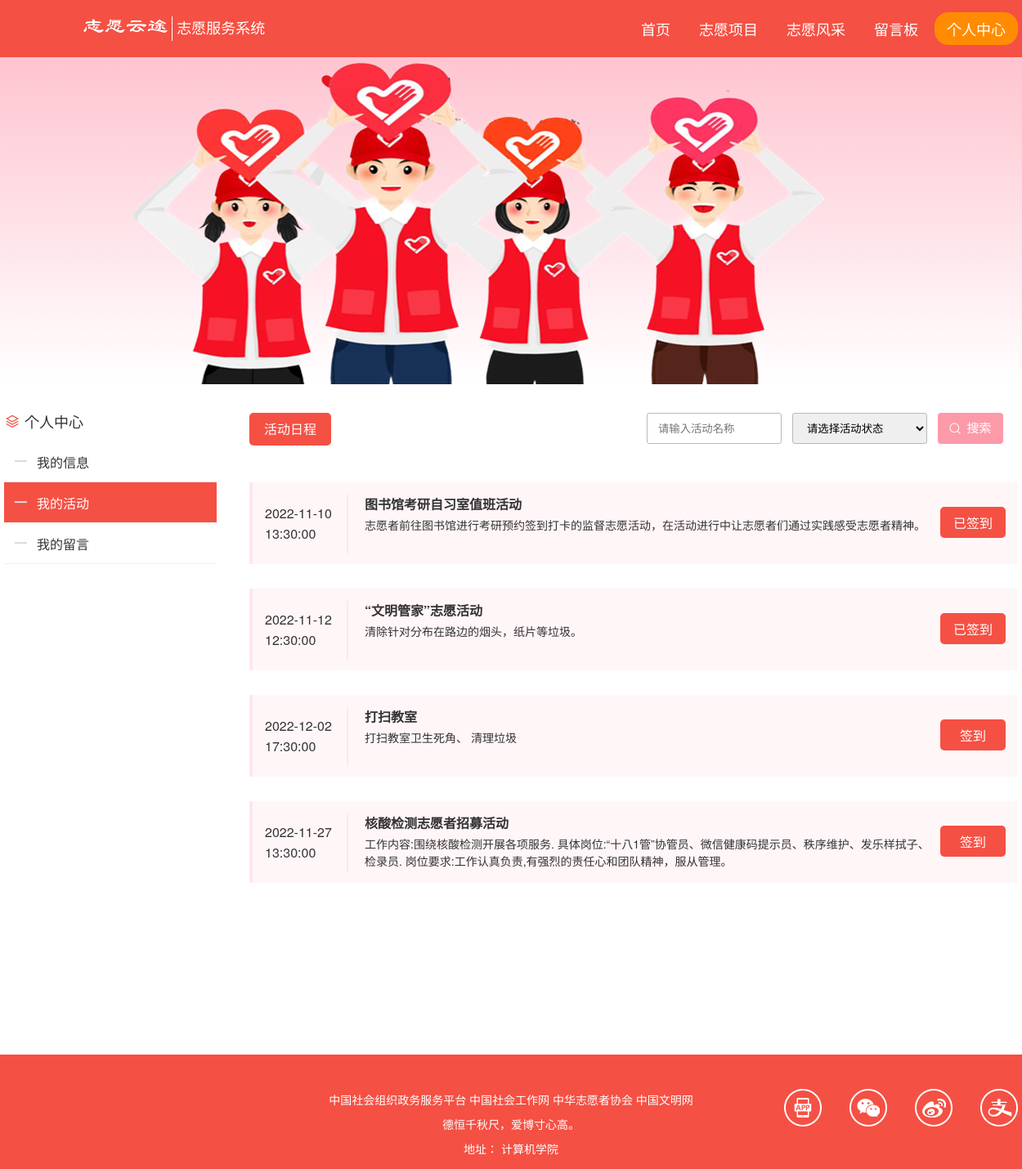
Page /user/person/p_act.php (signed in) on the committed database.
### tables this page shows
CREATE TABLE `act_sign` (
  `u_id` int(10) NOT NULL,
  `act_id` int(10) NOT NULL,
  `clock` enum('签到','已签到') NOT NULL DEFAULT '签到',
  `score` int(10) NOT NULL DEFAULT '3'
);

CREATE TABLE `act_info` (
  `act_id` int(10) UNSIGNED NOT NULL,
  `act_name` varchar(50) NOT NULL,
  `place` varchar(20) NOT NULL,
  `type` varchar(10) NOT NULL,
  `description` text NOT NULL,
  `begin_time` datetime NOT NULL,
  `end_time` datetime NOT NULL,
  `count` int(10) NOT NULL,
  `sign` int(10) DEFAULT '0',
  `reward` varchar(10) NOT NULL,
  `state` enum('待审核','已通过') NOT NULL DEFAULT '待审核'
);

### user/person/p_act.php (called while the page is built, shortened)
<?php
require '../public_function.php';
if (isset($_SESSION['user_info'])) {
    $u_id = $_SESSION['user_info']['id'];
} else {
    echo "<script language=javascript>alert('用户未登录，请登录账号！');window.location='../login.php'</script>";
}
$where = '';
$sql = "select * from `act_info`,`act_sign`
where act_info.act_id=act_sign.act_id and `u_id`=$u_id $where";
$sign_info = fetchAll($sql);
require './p_act_html.php';

### user/public_function.php (called while the page is built, shortened)
<?php
global $link;
function query($sql)
{
    global $link;
    if ($result = mysqli_query($link, $sql)) {
        return $result;
    } else {
        echo 'sql语句执行失败<br>';
        echo '错误的sql语句' . $sql;
        die;
    }
}
function fetchAll($sql)
{
    $res = query($sql);
    $rows = array();
    while ($row = mysqli_fetch_assoc($res)) {
        $rows[] = $row;
    }
    return $rows;
}

### user/person/p_act_html.php (the view, shortened to what this page needs)
<!DOCTYPE html>
<html lang="en">
<head>
    <link rel="stylesheet" href="../../css/base.css">
    <link rel="stylesheet" href="../../css/common.css">
    <link rel="stylesheet" href="../../css/person_common.css">
    <link rel="stylesheet" href="../../iconfont/iconfont.css">
</head>
<body>
    <div class="header">
        <div class="wrapper">
            <div class="logo">
                <img src="../../images/logo2.png" alt="">
                <h1>志愿服务系统</h1>
            </div>
            <div class="nav">
                <ul>
                    <li><a href="../index.php">首页</a></li>
                    <li><a href="../act.php">志愿项目</a></li>
                    <li><a href="../news.php">志愿风采</a></li>
                    <li><a href="../message.php">留言板</a></li>
                    <li class="indi">
                        <a href="./person.php" class="seed">个人中心</a>
                    </li>
                </ul>
            </div>
        </div>
    </div>
    <div class="pic">
        <div class="wrapper">
            <img src="../../images/p.png" alt="">
        </div>
    </div>
    <div class="box wrapper">
        <div class="aside">
            <div class="title">
                <i class="iconfont icon-dicengjiagou"></i>
                <span>个人中心</span>
            </div>
            <div class="minu">
                <ul>
                    <li><a href="./person.php"><i class="iconfont icon-minus"></i>我的信息</a></li>
                    <li><a href="./p_act.php" class="seed"><i class="iconfont icon-minus"></i>我的活动</a></li>
                    <li><a href="./p_message.php"><i class="iconfont icon-minus"></i>我的留言</a></li>
                </ul>
            </div>
        </div>
        <div class="content">
            <div class="top">
                <div class="tip">活动日程</div>
                <form action="./p_act.php" method="POST" onsubmit="return check(this)">
                    <input type=" text" class="search_name" name="keyword" placeholder="请输入活动名称">
                    <select id="color" class="search_clock" name="clock">
                        <option id="select_value" value="" selected disabled hidden>请选择活动状态</option>
                    </select>
                    <i class="iconfont icon-search"></i>
                    <input type="submit" class="search" name="submit" value="搜索">
                </form>
            </div>
            <div class="act_item">
                <?php if (!empty($sign_info)) : ?>
                    <?php foreach ($sign_info as $row) : ?>
                        <ul>
                            <li>
                                <div class="item">
                                    <div class="date"><?php echo $row['begin_time'] ?></div>
                                    <div class="des">
                                        <p class="p1"><?php echo $row['act_name'] ?></p>
                                        <p class="p2"><?php echo $row['description'] ?></p>
                                    </div>
                                    <a href="./p_act_clock.php?act_id=<?php echo $row['act_id'] ?>& clock=<?php echo $row['clock'] ?>"><?php echo $row['clock'] ?></a>
                                </div>
                            </li>
                        <?php endforeach ?>
                        </ul>
                    <?php else : ?>
                        <tr>
                            <td colspan="6">暂无活动日程</td>
                        </tr>
                    <?php endif ?>
            </div>
        </div>
    </div>
    <div class="footer">
        <div class="wrapper">
            <div class="middle">
                <p>中国社会组织政务服务平台 中国社会工作网 中华志愿者协会 中国文明网</p>
                <p>德恒千秋尺，爱博寸心高。</p>
                <p>地址：  计算机学院</p>
            </div>
            <div class="right">
                <ul>
                    <li class="app"></li>
                    <li class="wechat"></li>
                    <li class="sina"></li>
                    <li class="pay"></li>
                </ul>
            </div>
        </div>
    </div>
</body>
</html>

### css/base.css (style rules this page uses)
body, h1, h2, h3, h4, h5, h6, p, ul, ol, li, dl, dt, dd, input { margin: 0; padding: 0; }
* { box-sizing: border-box; }
body { font: 16px/1.5 "Helvetica Neue", Helvetica, Arial, "Microsoft Yahei", "Hiragino Sans GB", "Heiti SC", "WenQuanYi Micro Hei", sans-serif; color: #333; }
ul, ol { list-style: none; }
em, i { font-style: normal; }
a { text-decoration: none; color: #333; }
img { vertical-align: middle; }
input { border: none; outline: none; color: #333; }

### css/common.css (style rules this page uses)
.wrapper { width: 1240px; margin: 0 auto; }
.header { height: 70px; background-color: #f55044; }
.header .wrapper { height: 70px; }
.header .logo { float: left; height: 70px; }
.header .logo img { float: left; margin-top: 15px; height: 40px; }
.header .logo h1 { float: left; margin-top: 20px; padding-left: 5px; height: 30px; font-size: 18px; font-weight: 400; color: #fff; border-left: 1.5px solid #fff; }
.header .nav { float: right; }
.header .nav li { float: left; padding-top: 15px; }
.header .nav li a { display: block; padding-left: 15px; padding-right: 15px; margin-left: 5px; height: 40px; line-height: 40px; color: #fff; font-size: 18px; }
.header .nav .indi { position: relative; height: 70px; }
.header .nav li .seed { background-color: #ff8c00; border-radius: 17px; }
.footer { height: 140px; background-color: #f55044; }
.footer .wrapper { position: relative; }
.footer .middle { height: 140px; padding-top: 40px; }
.footer .middle p { line-height: 30px; text-align: center; font-size: 14px; color: #fff; }
.footer .right { position: absolute; right: 0; top: 42px; width: 286px; height: 46px; }
.footer .right li { float: left; margin-right: 34px; width: 46px; height: 46px; }
.footer .right li:last-child { margin-right: 0px; }
.footer .app { background-image: url(../images/contact.png); background-position: 0px 0px; }
.footer .wechat { background-image: url(../images/contact.png); background-position: -46px 0px; }
.footer .sina { background-image: url(../images/contact.png); background-position: -92px 0px; }
.footer .pay { background-image: url(../images/contact.png); background-position: -138px 0px; }

### css/person_common.css (style rules this page uses)
.pic { width: 100%; height: 400px; margin-bottom: 20px; background-image: linear-gradient(#fec4d0, #fff); }
.pic img { width: 100%; height: 400px; }
.header .nav li .seed { background-color: #ff8c00; border-radius: 17px; }
.box .aside { float: left; width: 260px; height: 800px; }
.box .content { height: 800px; }
.box .aside .title .iconfont { font-size: 20px; color: #f55044; }
.box .aside .title { width: 260px; height: 50px; line-height: 50px; font-size: 18px; }
.box .aside .minu li a { display: block; padding-left: 10px; width: 260px; height: 50px; line-height: 50px; border-bottom: 1px solid #ebeef4; }
.box .aside .minu .seed { background-color: #f55044; font-size: 16px; border-bottom: 1px solid #fff; color: #fff; }
.box .aside .minu .iconfont { margin-right: 10px; font-size: 20px; font-weight: bold; color: #d8dcdf; }

### rows in the picture
act_sign: act.begin_time "2022-11-10 13:30:00", act.act_name "图书馆考研自习室值班活动", act.description "志愿者前往图书馆进行考研预约签到打卡的监督志愿活动，在活动进行中让志愿者们通过实践感受志愿者精神。", clock "已签到"
act_sign: act.begin_time "2022-11-12 12:30:00", act.act_name "“文明管家”志愿活动", act.description "清除针对分布在路边的烟头，纸片等垃圾。", clock "已签到"
act_sign: act.begin_time "2022-12-02 17:30:00", act.act_name "打扫教室", act.description "打扫教室卫生死角、 清理垃圾", clock "签到"
act_sign: act.begin_time "2022-11-27 13:30:00", act.act_name "核酸检测志愿者招募活动", act.description "工作内容:围绕核酸检测开展各项服务. 具体岗位:“十八1管”协管员、微信健康码提示员、秩序维护、发乐样拭子、检录员. 岗位要求:工作认真负责,有强烈的责任心和团队精神，服从管理。", clock "签到"
